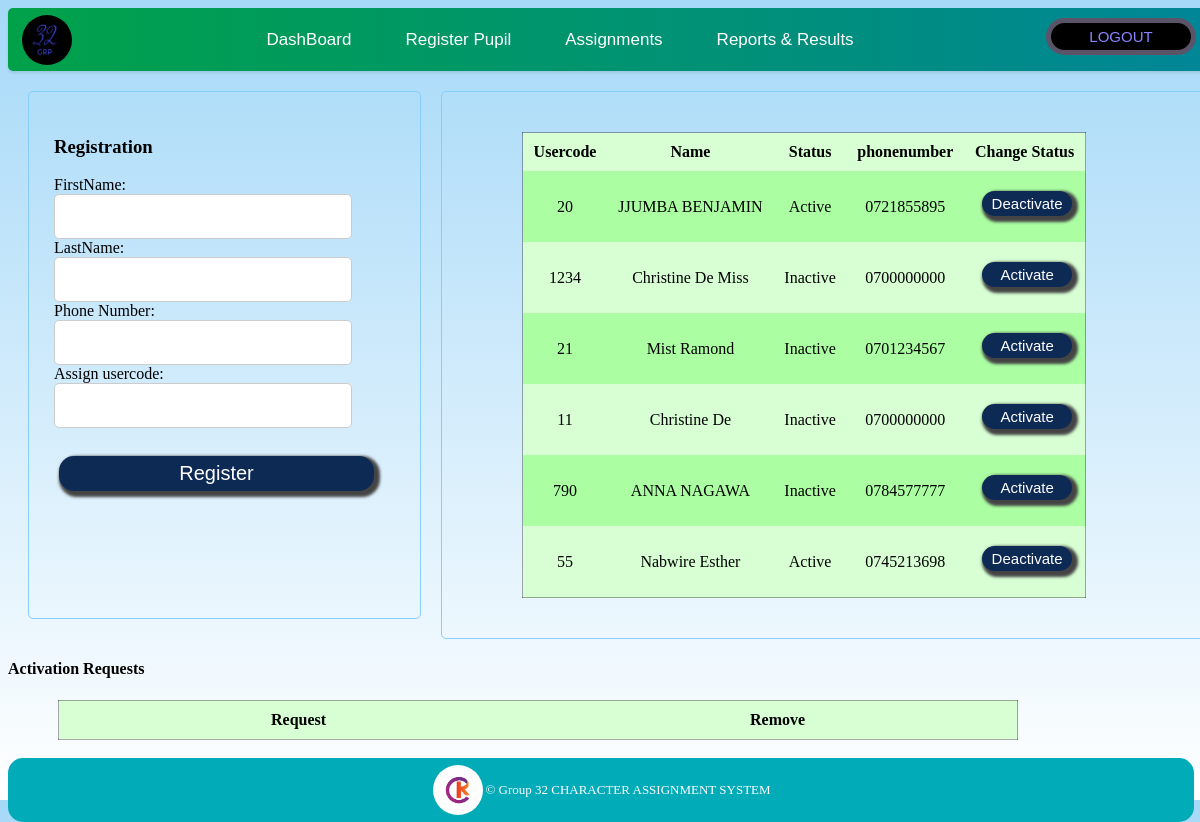
The page /register.php (signed in) on the database its author committed.
### tables this page shows
CREATE TABLE IF NOT EXISTS `pupil` (
  `Usercode` int(11) NOT NULL,
  `firstname` varchar(20) NOT NULL,
  `lastname` varchar(20) NOT NULL,
  `phonenumber` varchar(10) NOT NULL,
  `activeInactive` varchar(20) DEFAULT 'Active',
  `teacherUsername` varchar(10) NOT NULL,
  PRIMARY KEY (`Usercode`),
  KEY `teacherUsername` (`teacherUsername`)
);

### register.php (the view, shortened to what this page needs)
<?php
require "header.php";
?>
<?php
$hostname = "localhost";
$username = "root";
$password = "";
$dbname = "kinderCare_sys";
$conn = mysqli_connect($hostname, $username, $password, $dbname);
$query = "SELECT Usercode, firstname, lastname,phonenumber,activeInactive FROM pupil";
$result = mysqli_query($conn, $query);
?>
<main>
        <div id="reg">
        <div class="container2">
            <h3>Registration</h3>
            <form action="includes/register.inc.php" method="POST">
                FirstName:<br>
                <div class="inputfeild">
                <input type="text" name="fName" required><br>
                </div>
                LastName:<br>
                <div class="inputfeild">
                <input type="text" name="lName" required><br>
                </div>
                Phone Number:<br>
                <div class="inputfeild">
                <input type="text" name="phone" required><br>
                </div>
                Assign usercode:<br>
                <div class="inputfeild">
                <input type="password" name="code" required><br><br>
                </div>
                <button type="submit" name="reg" class="button">Register</button>
            </form>
        </div>
        <div class="register">
        <table>
                <tr style="text-display:bold";>
                    <th>Usercode</th>
                    <th>Name</th>
                    <th>Status</th>
                    <th>phonenumber</th>
                    <th>Change Status</th>
                </tr>
                <?php while($row = mysqli_fetch_array($result)):;?>
                <tr>
                    <td><?php echo $row["Usercode"];?></td>
                    <td><?php echo $row["lastname"]," ",$row["firstname"];?></td>
                    <td><?php echo $row["activeInactive"];?></td>
                    <td><?php echo $row["phonenumber"];?></td>
                    <td>
                    <form action="includes/status.inc.php" method="POST">
                        <?php
                        if($row['activeInactive']=="Active") {
                            echo '<button name="statusChange" class="d_activate">Deactivate</button>';
                        }
                        else if($row['activeInactive']=="Inactive") {
                            echo '<button name="statusChange" class="activate">Activate</button>';
                        }
                        ?>
                         </form>
                    </td>
                </tr>
                <?php endwhile;?>
            </table>
        </div>
    </div>
    <div>
        <h4>Activation Requests</h4>
        <table>
        <tr>
        <th>Request</th>
        <th>Remove </th>
        </tr>
        </table>
    </div>
</main>
<?php
require "footer.php";
?>

### kinder.css (style rules this page uses)
.inputfeild input { height: 100%; padding-left: 15px; width : 85%; border-radius: 5px; border: 1px solid #ccc; font-size: 17px; transition: all 0.3s ease 0s; }
.button { margin-top: 10px; width: 90%; height: 35px; border: none; outline: none; background: #0d2a55; color: #fff; cursor: pointer; border-radius: 15px; margin-left: 5px; box-shadow: 3px 3px 3px 3px #444444; font: 400 20px Ubuntu,Arial; transition: all 0.3s ease 0s; }
.activate, .d_activate { margin-top: 10px; width: 90%; height: 25px; border: none; outline: none; background: #0d2a55; color: #fff; cursor: pointer; border-radius: 15px; margin-left: 5px; box-shadow: 3px 3px 3px 3px #444444; font: 400 15px Ubuntu,Arial; transition: all 0.3s ease 0s; }
.container2 { margin: 20px; max-width: 350px; width: 100%; border-radius: 5px; padding: 25px; border: 1px solid lightskyblue; text-align: left; padding-right: 16px; }
.container2 .inputfeild { display: flex; height: 45px; width: 100%; margin: 0px 0; transition: all 0.3s ease 0s; }
#reg { display: flex; width:100%; }
th { text-align: center; padding-left: 10px; }
td { text-align: center; padding-left: 10px; }
table { width: 80%; border-collapse: collapse; border: 1px solid rgba(0, 0, 0, 0.333); margin: 10px; margin-left: 50px; border-radius: 5px; }
table tr:nth-child(even) { background-color: #abffa2; }
table tr:nth-child(odd) { background-color: #d7ffd3; }
table tr td ,th { padding: 10px; }
.register { padding:30px; border: 1px solid lightskyblue; width: 65%; margin-top: 20px; overflow-y: scroll; border-radius: 5px; }

### rows shown on the page
pupil: Usercode "20", lastname "JJUMBA", firstname "BENJAMIN", activeInactive "Active", phonenumber "0721855895", shows "Deactivate"
pupil: Usercode "1234", lastname "Christine", firstname "De Miss", activeInactive "Inactive", phonenumber "0700000000", shows "Activate"
pupil: Usercode "21", lastname "Mist", firstname "Ramond", activeInactive "Inactive", phonenumber "0701234567", shows "Activate"
pupil: Usercode "11", lastname "Christine", firstname "De", activeInactive "Inactive", phonenumber "0700000000", shows "Activate"
pupil: Usercode "790", lastname "ANNA", firstname "NAGAWA", activeInactive "Inactive", phonenumber "0784577777", shows "Activate"
pupil: Usercode "55", lastname "Nabwire", firstname "Esther", activeInactive "Active", phonenumber "0745213698", shows "Deactivate"
